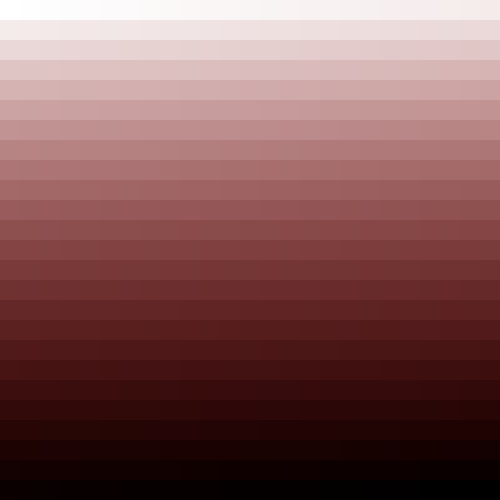
Frame 1 (no input)
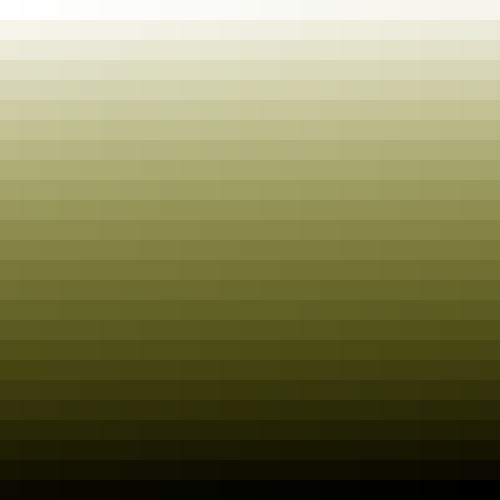
Frame 60 (the mouse pressed at the canvas centre just before this capture)
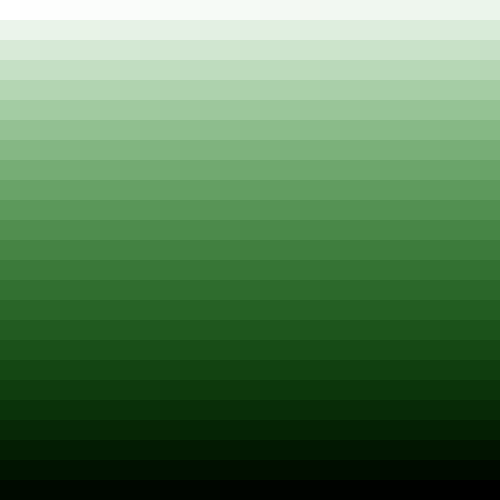
Frame 120 (the mouse held since frame 60 and released just before this capture)

The Processing sketch that drew these frames (run headless with seeded random() and noise(); from frame 60 on, the mouse is pressed at the canvas centre):

// Processing sketch: loop_II
// ── loop_II.pde
int posx=0;
int posy=0;
int rectsize=20;
color c=color(255, 0, 0);

int hue=0;
int saturation=0;
int brightness=360;

void setup() {
  size(500, 500);
  colorMode(HSB, 360);
  noStroke();
}

void draw() {
  background(0, 0, 0);
  float num=width/rectsize;
  num*=num;

  posx=0;
  posy=0;
  for (int i=0; i<num; i++) {
    float s = map(i, 0, num, 0, 360);
    float b = map(i, 0, num, 360, 0);

    //fill(hue,s,b);
    fill(hue%360, s, b);
    rect(posx, posy, rectsize, rectsize);
    posx+=rectsize;
    if (posx>=width) {
      posy+=rectsize;
      posx=0;
    }
  }
  hue++;  
  // if(hue>360){hue=0}
}
